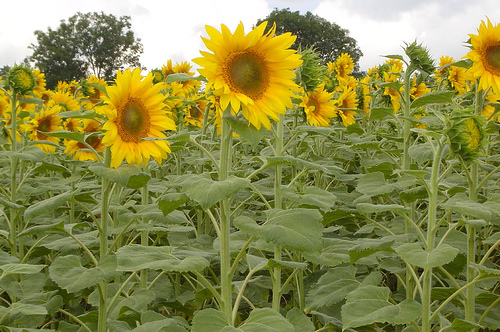
#> input picture img/01/1.jpg, 500 x 332 px, found by its file name
$ jupyter execute 09_Histogram_anhxam_duongbienanh.ipynb
#> lines starting #> are read from the running program, lines starting #| are printed output that depends on the picture
[cell 1]
from PIL import Image
import matplotlib.pyplot as plt
import numpy as np

[cell 2]
# Duong dan anh
my_path = 'C:/Users/Admin/OneDrive - VNU-HCMUS/Documents/src.cv/img/01/1.jpg'

# Doc anh
img = Image.open(my_path)
#> img is the input picture: PIL image 500x332 RGB; mean R, G, B 139.4, 139.2, 74.1
plt.imshow(img)

[cell 3]
# Chuyen sang anh xam
img_gray = img.convert('L')
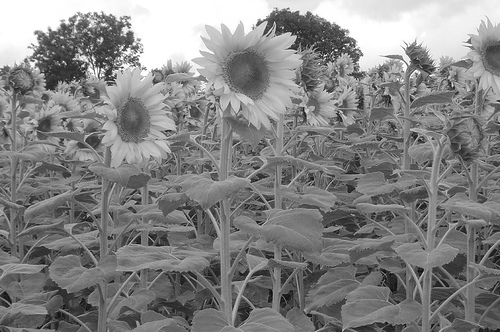
#> img_gray: PIL image 500x332 L; min 1, max 255, mean 131.8
plt.imshow(img_gray, cmap='gray')

[cell 4]
img_array = np.array(img_gray)
print(img_array)
#> (printed output is left out)

[cell 5]
# Tao mot hinh anh moi
plt.figure()
plt.hist(img_array.flatten(), bins=128)
plt.title('Bieu do Histogram cua anh')
plt.xlabel('Gia tri cua pixel')
plt.ylabel('So luong')
plt.show()
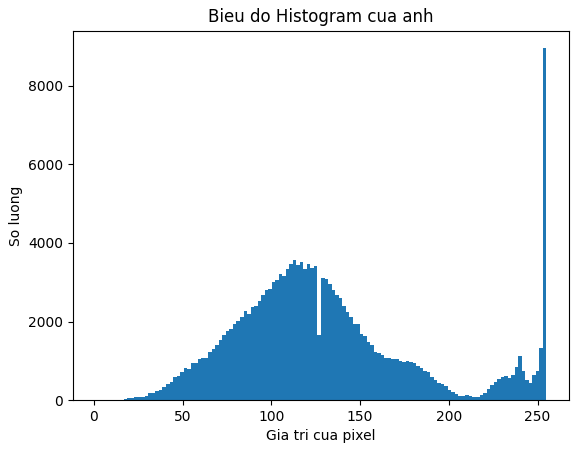
#> figure drawn by matplotlib, 1 panel; tallest bar 8949 high, from x = 253 to 255

[cell 6]
#lam noi bat duong bien
plt.figure()
plt.gray()
plt.contour(img_gray, origin="image")
plt.show()
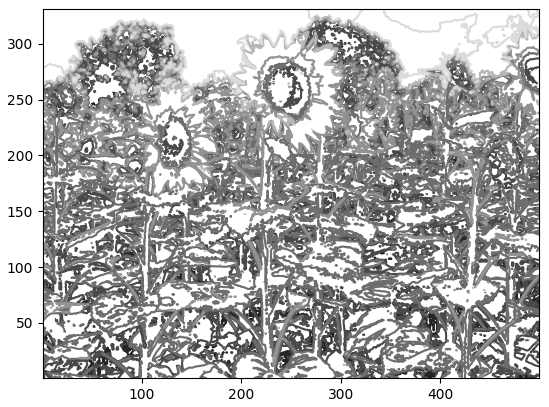
#> figure drawn by matplotlib, 1 panel

[cell 7]
# Duong dan anh
my_path = 'C:/Users/Admin/OneDrive - VNU-HCMUS/Documents/src.cv/img/01/staff-04.png'

# Doc anh va hien thi anh voi truc toa do
img = Image.open(my_path).convert("L")
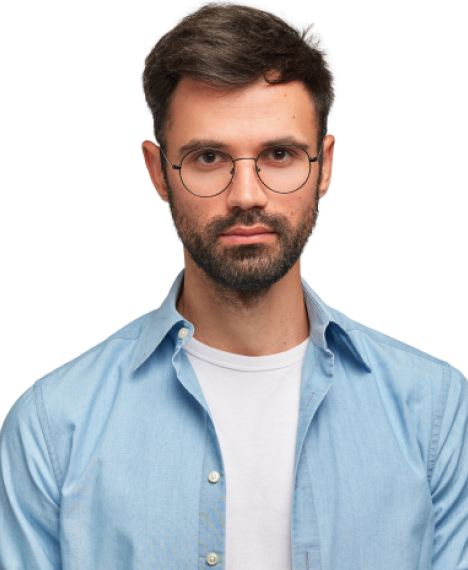
#> input picture img/01/staff-04.png, 468 x 570 px, found by its file name
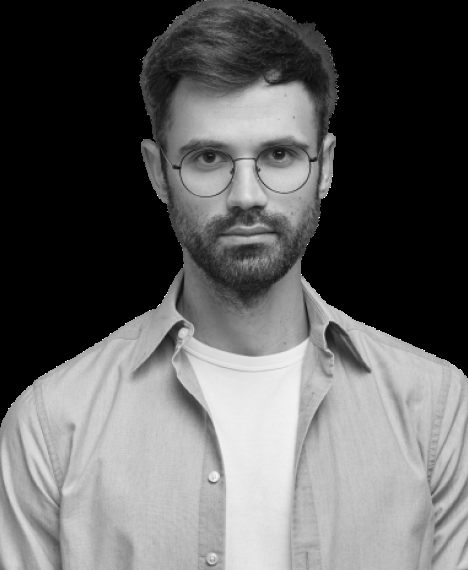
#> img: PIL image 468x570 L; min 0, max 255, mean 96.1

# Hien thi anh tren truc toa do
plt.imshow(img)

# Tao mot hinh ve moi
plt.figure()

# Dat mau sac la xam
plt.gray()

# Ve bieu do duong bien (contour) cua anh
plt.contour(img, origin="image")

# Dam bao ti le truc x va truc y tren bieu do la bang nhau
plt.axis('equal')

# Hien thi anh
plt.show()
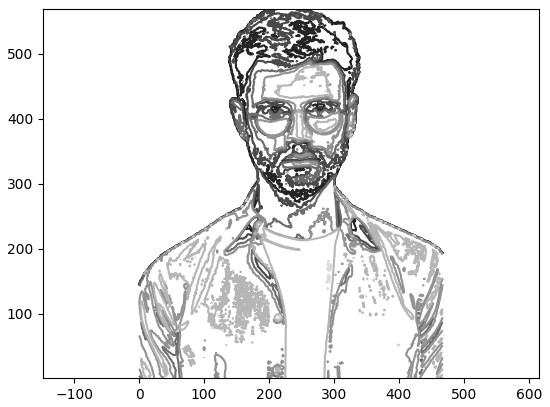
#> figure drawn by matplotlib, 1 panel
